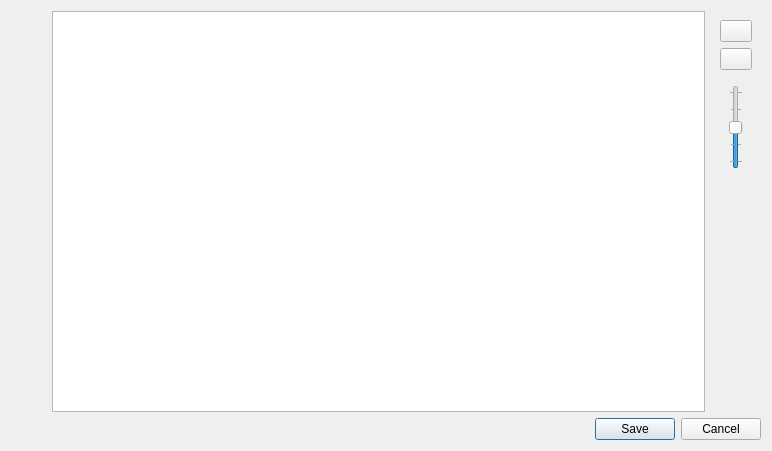
<?xml version="1.0" encoding="UTF-8"?>
<ui version="4.0">
 <class>EditorDialog</class>
 <widget class="QDialog" name="EditorDialog">
  <property name="geometry">
   <rect>
    <x>0</x>
    <y>0</y>
    <width>772</width>
    <height>451</height>
   </rect>
  </property>
  <property name="windowTitle">
   <string>Editor - ScreenCloud</string>
  </property>
  <layout class="QVBoxLayout" name="verticalLayout_5">
   <item>
    <layout class="QHBoxLayout" name="horizontalLayout_2">
     <item>
      <widget class="QWidget" name="leftToolbar" native="true">
       <property name="sizePolicy">
        <sizepolicy hsizetype="Fixed" vsizetype="Preferred">
         <horstretch>0</horstretch>
         <verstretch>0</verstretch>
        </sizepolicy>
       </property>
       <property name="maximumSize">
        <size>
         <width>35</width>
         <height>16777215</height>
        </size>
       </property>
       <layout class="QVBoxLayout" name="verticalLayout_3">
        <item>
         <widget class="QPushButton" name="arrowBtn">
          <property name="toolTip">
           <string>Draw an arrow</string>
          </property>
          <property name="icon">
           <iconset resource="../../res/icons.qrc">
            <normaloff>:/editor/icons/editor/hi16-action-toolbox_arrow.png</normaloff>:/editor/icons/editor/hi16-action-toolbox_arrow.png</iconset>
          </property>
          <property name="iconSize">
           <size>
            <width>16</width>
            <height>16</height>
           </size>
          </property>
          <property name="checkable">
           <bool>true</bool>
          </property>
          <property name="flat">
           <bool>true</bool>
          </property>
         </widget>
        </item>
        <item>
         <widget class="QPushButton" name="boxBtn">
          <property name="toolTip">
           <string>Draw a box</string>
          </property>
          <property name="icon">
           <iconset resource="../../res/icons.qrc">
            <normaloff>:/editor/icons/editor/hi16-action-toolbox_box.png</normaloff>:/editor/icons/editor/hi16-action-toolbox_box.png</iconset>
          </property>
          <property name="iconSize">
           <size>
            <width>16</width>
            <height>16</height>
           </size>
          </property>
          <property name="checkable">
           <bool>true</bool>
          </property>
          <property name="flat">
           <bool>true</bool>
          </property>
         </widget>
        </item>
        <item>
         <widget class="QPushButton" name="ellipseBtn">
          <property name="toolTip">
           <string>Draw an ellipse</string>
          </property>
          <property name="icon">
           <iconset resource="../../res/icons.qrc">
            <normaloff>:/editor/icons/editor/hi16-action-toolbox_ellipse.png</normaloff>:/editor/icons/editor/hi16-action-toolbox_ellipse.png</iconset>
          </property>
          <property name="iconSize">
           <size>
            <width>16</width>
            <height>16</height>
           </size>
          </property>
          <property name="checkable">
           <bool>true</bool>
          </property>
          <property name="flat">
           <bool>true</bool>
          </property>
         </widget>
        </item>
        <item>
         <widget class="QPushButton" name="textBtn">
          <property name="toolTip">
           <string>Write a text</string>
          </property>
          <property name="icon">
           <iconset resource="../../res/icons.qrc">
            <normaloff>:/editor/icons/editor/hi16-action-toolbox_text.png</normaloff>:/editor/icons/editor/hi16-action-toolbox_text.png</iconset>
          </property>
          <property name="iconSize">
           <size>
            <width>16</width>
            <height>16</height>
           </size>
          </property>
          <property name="checkable">
           <bool>true</bool>
          </property>
          <property name="flat">
           <bool>true</bool>
          </property>
         </widget>
        </item>
        <item>
         <widget class="QPushButton" name="numberedBtn">
          <property name="toolTip">
           <string>Draw a number in a circle</string>
          </property>
          <property name="icon">
           <iconset resource="../../res/icons.qrc">
            <normaloff>:/editor/icons/editor/hi16-action-toolbox_number.png</normaloff>:/editor/icons/editor/hi16-action-toolbox_number.png</iconset>
          </property>
          <property name="iconSize">
           <size>
            <width>16</width>
            <height>16</height>
           </size>
          </property>
          <property name="checkable">
           <bool>true</bool>
          </property>
          <property name="flat">
           <bool>true</bool>
          </property>
         </widget>
        </item>
        <item>
         <spacer name="verticalSpacer">
          <property name="orientation">
           <enum>Qt::Vertical</enum>
          </property>
          <property name="sizeHint" stdset="0">
           <size>
            <width>20</width>
            <height>40</height>
           </size>
          </property>
         </spacer>
        </item>
       </layout>
      </widget>
     </item>
     <item>
      <widget class="SnapshotCanvas" name="snapshotCanvas">
       <property name="renderHints">
        <set>QPainter::Antialiasing|QPainter::HighQualityAntialiasing|QPainter::TextAntialiasing</set>
       </property>
      </widget>
     </item>
     <item>
      <widget class="QWidget" name="rightToolbar" native="true">
       <property name="sizePolicy">
        <sizepolicy hsizetype="Fixed" vsizetype="Preferred">
         <horstretch>0</horstretch>
         <verstretch>0</verstretch>
        </sizepolicy>
       </property>
       <property name="maximumSize">
        <size>
         <width>50</width>
         <height>16777215</height>
        </size>
       </property>
       <layout class="QVBoxLayout" name="verticalLayout_2">
        <property name="leftMargin">
         <number>0</number>
        </property>
        <property name="topMargin">
         <number>0</number>
        </property>
        <property name="rightMargin">
         <number>0</number>
        </property>
        <property name="bottomMargin">
         <number>0</number>
        </property>
        <item>
         <widget class="QWidget" name="propertyToolbar" native="true">
          <layout class="QVBoxLayout" name="verticalLayout_4">
           <item>
            <widget class="QColorButton" name="colorBtn">
             <property name="toolTip">
              <string>Edit item color</string>
             </property>
             <property name="flat">
              <bool>false</bool>
             </property>
             <property name="color" stdset="0">
              <color>
               <red>255</red>
               <green>0</green>
               <blue>0</blue>
              </color>
             </property>
             <property name="defaultColor" stdset="0">
              <color>
               <red>255</red>
               <green>0</green>
               <blue>0</blue>
              </color>
             </property>
            </widget>
           </item>
           <item>
            <widget class="QPushButton" name="formatTextBtn">
             <property name="toolTip">
              <string>Edit item font</string>
             </property>
             <property name="icon">
              <iconset>
               <normaloff>../../../../../../../../../usr/share/icons/oxygen/16x16/actions/draw-text.png</normaloff>../../../../../../../../../usr/share/icons/oxygen/16x16/actions/draw-text.png</iconset>
             </property>
            </widget>
           </item>
           <item>
            <widget class="QWidget" name="sizeWidget" native="true">
             <layout class="QHBoxLayout" name="horizontalLayout_3">
              <item>
               <widget class="QSlider" name="widthSlider">
                <property name="sizePolicy">
                 <sizepolicy hsizetype="Fixed" vsizetype="Fixed">
                  <horstretch>0</horstretch>
                  <verstretch>0</verstretch>
                 </sizepolicy>
                </property>
                <property name="toolTip">
                 <string>Edit item size</string>
                </property>
                <property name="minimum">
                 <number>1</number>
                </property>
                <property name="maximum">
                 <number>9</number>
                </property>
                <property name="value">
                 <number>5</number>
                </property>
                <property name="sliderPosition">
                 <number>5</number>
                </property>
                <property name="orientation">
                 <enum>Qt::Vertical</enum>
                </property>
                <property name="tickPosition">
                 <enum>QSlider::TicksBothSides</enum>
                </property>
                <property name="tickInterval">
                 <number>2</number>
                </property>
               </widget>
              </item>
             </layout>
            </widget>
           </item>
          </layout>
         </widget>
        </item>
        <item>
         <spacer name="verticalSpacer_2">
          <property name="orientation">
           <enum>Qt::Vertical</enum>
          </property>
          <property name="sizeHint" stdset="0">
           <size>
            <width>20</width>
            <height>40</height>
           </size>
          </property>
         </spacer>
        </item>
       </layout>
      </widget>
     </item>
    </layout>
   </item>
   <item>
    <widget class="QDialogButtonBox" name="buttonBox">
     <property name="orientation">
      <enum>Qt::Horizontal</enum>
     </property>
     <property name="standardButtons">
      <set>QDialogButtonBox::Cancel|QDialogButtonBox::Save</set>
     </property>
    </widget>
   </item>
  </layout>
 </widget>
 <customwidgets>
  <customwidget>
   <class>SnapshotCanvas</class>
   <extends>QGraphicsView</extends>
   <header>editor/snapshotcanvas.h</header>
  </customwidget>
  <customwidget>
   <class>QColorButton</class>
   <extends>QPushButton</extends>
   <header>editor/qcolorbutton.h</header>
  </customwidget>
 </customwidgets>
 <resources>
  <include location="../../res/icons.qrc"/>
 </resources>
 <connections>
  <connection>
   <sender>buttonBox</sender>
   <signal>accepted()</signal>
   <receiver>EditorDialog</receiver>
   <slot>accept()</slot>
   <hints>
    <hint type="sourcelabel">
     <x>248</x>
     <y>254</y>
    </hint>
    <hint type="destinationlabel">
     <x>157</x>
     <y>274</y>
    </hint>
   </hints>
  </connection>
  <connection>
   <sender>buttonBox</sender>
   <signal>rejected()</signal>
   <receiver>EditorDialog</receiver>
   <slot>reject()</slot>
   <hints>
    <hint type="sourcelabel">
     <x>316</x>
     <y>260</y>
    </hint>
    <hint type="destinationlabel">
     <x>286</x>
     <y>274</y>
    </hint>
   </hints>
  </connection>
 </connections>
</ui>
